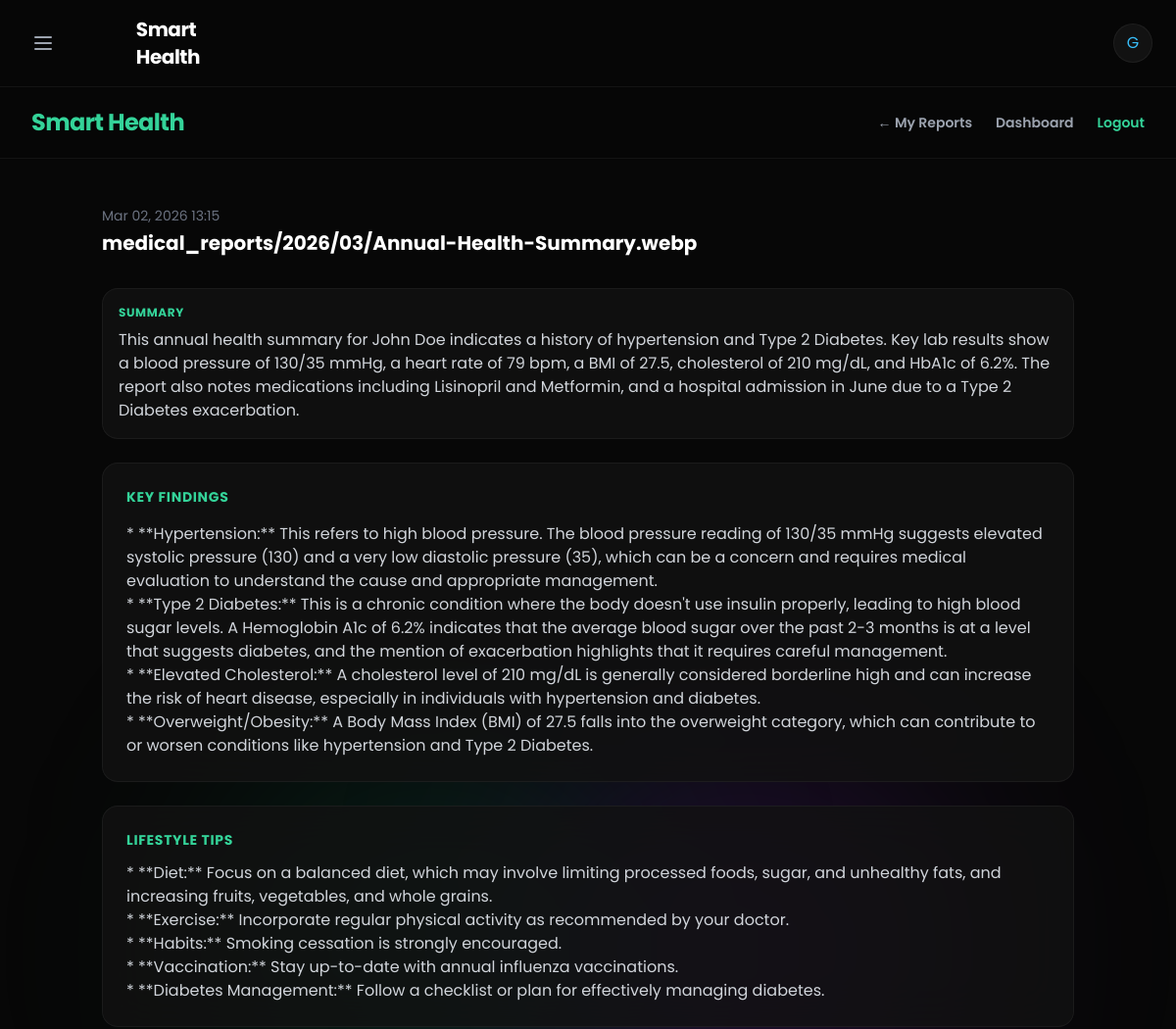
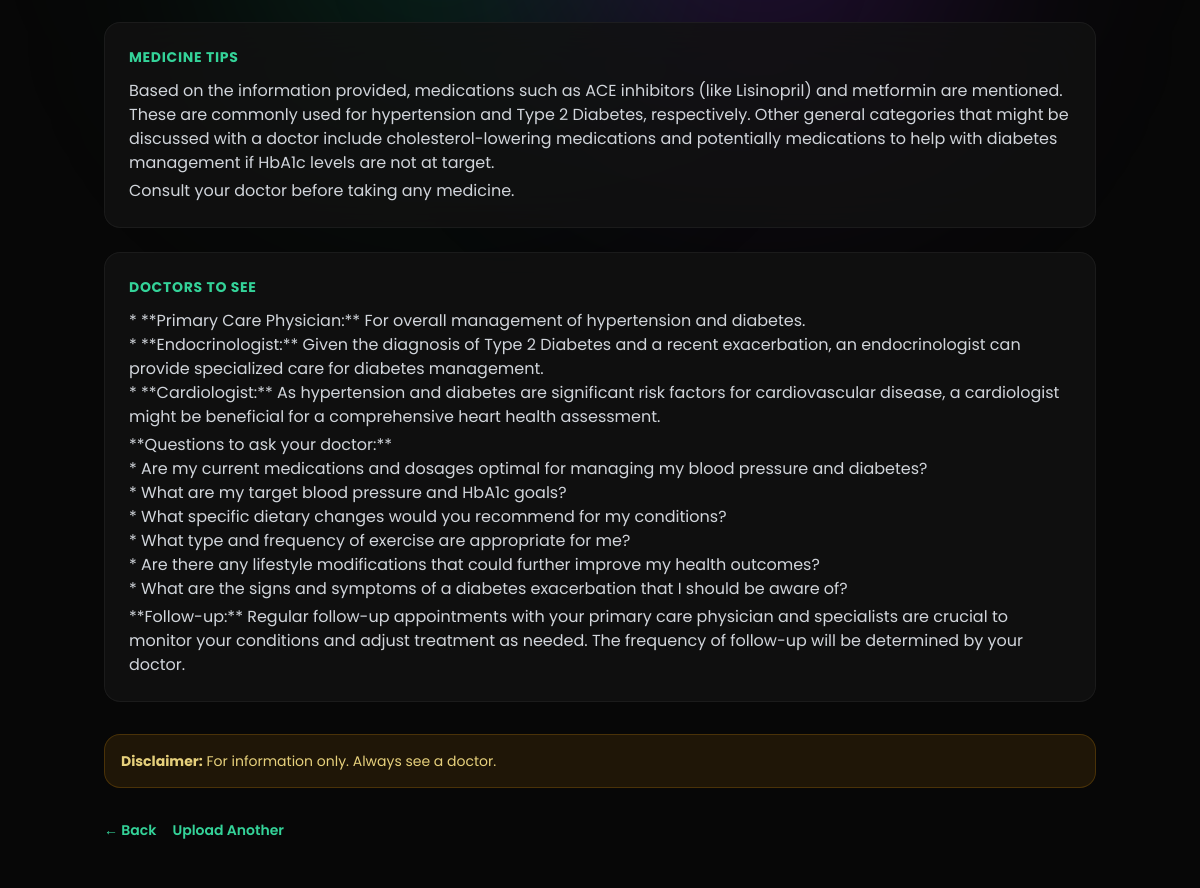
The app's page /reports/2/ (signed in) with its own data (2 pictures, top to bottom).
### healthapp/models.py (models this page shows, shortened)
class MedicalReport(models.Model):
    user = models.ForeignKey(User, on_delete=models.CASCADE)
    file = models.FileField(upload_to='medical_reports/%Y/%m/', max_length=255)
    uploaded_at = models.DateTimeField(auto_now_add=True)
    raw_text = models.TextField(blank=True, null=True)
    summary = models.TextField(blank=True, null=True)
    lifestyle_advice = models.TextField(blank=True, null=True)
    medicine_suggestions = models.TextField(blank=True, null=True)
    doctor_suggestions = models.TextField(blank=True, null=True)
    conditions_notes = models.TextField(blank=True, null=True)
    extracted_metrics = models.JSONField(default=list, blank=True)
    lifestyle_plan = models.JSONField(default=list, blank=True)
    workout_plan = models.JSONField(default=list, blank=True)
    diet_plan = models.JSONField(default=list, blank=True)

### healthapp/views.py (the view)
# urls.py: path('reports/<int:report_id>/', views.report_detail, name='report_detail'),
@login_required(login_url='login')
def report_detail(request, report_id):
    report = MedicalReport.objects.filter(user=request.user, pk=report_id).first()
    if not report:
        messages.error(request, "Report not found.")
        return redirect('report_list')
    metrics = getattr(report, 'extracted_metrics', None) or []
    return render(request, 'healthapp/report_detail.html', {
        'report': report,
        'metrics_json': json.dumps(metrics),
    })

### healthapp/templates/healthapp/report_detail.html (shortened to what this page needs)
{% extends 'healthapp/base.html' %}
{% block content %}
<div class="fixed inset-0 -z-10 h-full w-full bg-[#070707]">
    <div class="absolute top-1/2 left-[20%] -translate-y-1/2 w-[400px] h-[400px] bg-emerald-600/20 rounded-full blur-[120px]"></div>
    <div class="absolute top-1/2 right-[20%] -translate-y-1/2 w-[400px] h-[400px] bg-purple-600/20 rounded-full blur-[120px]"></div>
</div>
<nav class="sticky top-0 z-50 bg-[#070707]/80 backdrop-blur-md border-b border-white/5 px-8 py-5">
    <div class="max-w-7xl mx-auto flex justify-between items-center">
        <h1 class="text-2xl font-bold text-emerald-400 tracking-tight">Smart Health</h1>
        <div class="flex items-center gap-6">
            <a href="{% url 'report_list' %}" class="text-sm font-semibold text-gray-400 hover:text-emerald-400 transition-colors">← My Reports</a>
            <a href="{% url 'home' %}" class="text-sm font-semibold text-gray-400 hover:text-emerald-400 transition-colors">Dashboard</a>
            <a href="{% url 'logout' %}" class="text-sm font-semibold text-emerald-400 hover:text-emerald-300 transition-colors">Logout</a>
        </div>
    </div>
</nav>
<div class="max-w-5xl mx-auto px-4 py-12">
    <div class="mb-8">
        <p class="text-sm text-gray-500">{{ report.uploaded_at|date:"M d, Y H:i" }}</p>
        <h2 class="text-xl font-bold text-white mt-1">{{ report.file.name }}</h2>
    </div>
    {% if report.summary %}
    <section class="mb-6 p-4 bg-[#121212]/80 backdrop-blur-xl rounded-2xl border border-white/5">
        <h3 class="text-xs font-bold text-emerald-400 uppercase tracking-wider mb-2">Summary</h3>
        <p class="text-gray-300">{{ report.summary }}</p>
    </section>
    {% endif %}
    {% if report.conditions_notes %}
    <section class="mb-6 p-6 bg-[#121212]/80 backdrop-blur-xl rounded-2xl border border-white/5">
        <h3 class="text-sm font-bold text-emerald-400 uppercase tracking-wider mb-4">Key Findings</h3>
        <div class="text-gray-300 space-y-1">{{ report.conditions_notes|linebreaks }}</div>
    </section>
    {% endif %}
    {% if not report.lifestyle_plan and report.lifestyle_advice %}
    <section class="mb-6 p-6 bg-[#121212]/80 backdrop-blur-xl rounded-2xl border border-white/5">
        <h3 class="text-sm font-bold text-emerald-400 uppercase tracking-wider mb-3">Lifestyle Tips</h3>
        <ul class="space-y-2 text-gray-300">{{ report.lifestyle_advice|linebreaks }}</ul>
    </section>
    {% endif %}
    {% if report.medicine_suggestions %}
    <section class="mb-6 p-6 bg-[#121212]/80 backdrop-blur-xl rounded-2xl border border-white/5">
        <h3 class="text-sm font-bold text-emerald-400 uppercase tracking-wider mb-3">Medicine Tips</h3>
        <ul class="space-y-1 text-gray-300">{{ report.medicine_suggestions|linebreaks }}</ul>
    </section>
    {% endif %}
    {% if report.doctor_suggestions %}
    <section class="mb-6 p-6 bg-[#121212]/80 backdrop-blur-xl rounded-2xl border border-white/5">
        <h3 class="text-sm font-bold text-emerald-400 uppercase tracking-wider mb-3">Doctors to See</h3>
        <ul class="space-y-1 text-gray-300">{{ report.doctor_suggestions|linebreaks }}</ul>
    </section>
    {% endif %}
    <div class="mt-8 p-4 bg-amber-500/10 rounded-2xl border border-amber-500/20">
        <p class="text-sm text-amber-200/90"><strong>Disclaimer:</strong> For information only. Always see a doctor.</p>
    </div>
    <div class="mt-8 flex gap-4">
        <a href="{% url 'report_list' %}" class="text-sm font-semibold text-emerald-400 hover:text-emerald-300">← Back</a>
        <a href="{% url 'report_upload' %}" class="text-sm font-semibold text-emerald-400 hover:text-emerald-300">Upload Another</a>
    </div>
</div>
{% endblock %}

### healthapp/templates/healthapp/base.html (shortened to what this page needs)
{% load static %}
<!DOCTYPE html>
<html lang="en">
<head>
    <script src="https://cdn.tailwindcss.com"></script>
    <link rel="stylesheet" href="{% static 'healthapp/style.css' %}">
</head>
<body>
    <nav class="sticky top-0 z-30 bg-[#070707]/80 backdrop-blur-md border-b border-white/5 px-6 py-4">
        <div class="max-w-7xl mx-auto flex justify-between items-center">
            <div class="flex items-center gap-4">
                <button onclick="toggleSidebar()" class="p-2 text-gray-400 hover:text-white transition-colors">
                    <svg xmlns="http://www.w3.org/2000/svg" width="24" height="24" viewBox="0 0 24 24" fill="none" stroke="currentColor" stroke-width="2" stroke-linecap="round" stroke-linejoin="round"><line x1="4" x2="20" y1="12" y2="12"></line><line x1="4" x2="20" y1="6" y2="6"></line><line x1="4" x2="20" y1="18" y2="18"></line></svg>
                </button>
                <h1 class="text-xl font-bold text-white tracking-tight">Smart Health</h1>
            </div>
            <div class="flex items-center gap-4">
                <div class="w-10 h-10 bg-white/5 rounded-full flex items-center justify-center text-sky-400 border border-white/5">
                    {{ request.user.username|slice:":1"|upper }}
                </div>
            </div>
        </div>
    </nav>
    <div class="{% block container_class %}container mx-auto px-4 py-8{% endblock %}">
        {% block content %}{% endblock %}
    </div>
</body>
</html>

### healthapp/static/healthapp/style.css (style rules this page uses)
body { font-family: 'Poppins', sans-serif; background: #070707; color: #f0f0f0; margin: 0; padding: 0; min-height: 100vh; }
input, select, button { width: 90%; padding: 12px; margin: 10px 0; border-radius: 10px; border: none; outline: none; transition: 0.3s ease; font-size: 15px; }
button { background: linear-gradient(90deg, #00e6ac, #00b38f); color: #111; font-weight: bold; cursor: pointer; letter-spacing: 0.5px; transition: all 0.3s ease; }

### healthapp/templates/healthapp/base.html (style rules this page uses)
body { font-family: 'Poppins', sans-serif; -webkit-tap-highlight-color: transparent; -webkit-touch-callout: none; -webkit-user-select: none; user-select: none; padding: env(safe-area-inset-top) env(safe-area-inset-right) env(safe-area-inset-bottom) env(safe-area-inset-left); }

### records on screen
MedicalReport: uploaded_at "Mar 02, 2026 13:15", file.name "medical_reports/2026/03/Annual-Health-Summary.webp", summary "This annual health summary for John Doe indicates a history of hypertension and Type 2 Diabetes. Key lab results show a blood pressure of 130/35 mmHg, a heart rate of 79 bpm, a BMI of 27.5, cholesterol of 210 mg/dL, and HbA1c of 6.2%. The report also notes medications including Lisinopril and Metformin, and a hospital admission in June due to a Type 2 Diabetes exacerbation.", conditions_notes "* **Hypertension:** This refers to high blood pressure. The blood pressure reading of 130/35 mmHg suggests elevated systolic pressure (130) and a very low diastolic pressure (35), which can be a concern and requires medical evaluation to understand the cause and appropriate management. * **Type 2 Diabetes:** This is a chronic condition where the body doesn't use insulin properly, leading to high blood sugar levels. A Hemoglobin A1c of 6.2% indicates that the average blood sugar over the past 2-3 months is at a level that suggests diabetes, and the mention of exacerbation highlights that it requires careful management. * **Elevated Cholesterol:** A cholesterol level of 210 mg/dL is generally…", lifestyle_advice "* **Diet:** Focus on a balanced diet, which may involve limiting processed foods, sugar, and unhealthy fats, and increasing fruits, vegetables, and whole grains. * **Exercise:** Incorporate regular physical activity as recommended by your doctor. * **Habits:** Smoking cessation is strongly encouraged. * **Vaccination:** Stay up-to-date with annual influenza vaccinations. * **Diabetes Management:** Follow a checklist or plan for effectively managing diabetes.", medicine_suggestions "Based on the information provided, medications such as ACE inhibitors (like Lisinopril) and metformin are mentioned. These are commonly used for hypertension and Type 2 Diabetes, respectively. Other general categories that might be discussed with a doctor include cholesterol-lowering medications and potentially medications to help with diabetes management if HbA1c levels are not at target. Consult your doctor before taking any medicine.", doctor_suggestions "* **Primary Care Physician:** For overall management of hypertension and diabetes. * **Endocrinologist:** Given the diagnosis of Type 2 Diabetes and a recent exacerbation, an endocrinologist can provide specialized care for diabetes management. * **Cardiologist:** As hypertension and diabetes are significant risk factors for cardiovascular disease, a cardiologist might be beneficial for a comprehensive heart health assessment. **Questions to ask your doctor:** * Are my current medications and dosages optimal for managing my blood pressure and diabetes? * What are my target blood pressure and HbA1c goals? * What specific dietary changes would you recommend for my conditions? * What type and…"

### other values on screen
{{ request.user.username|slice:":1"|upper }} "G"
